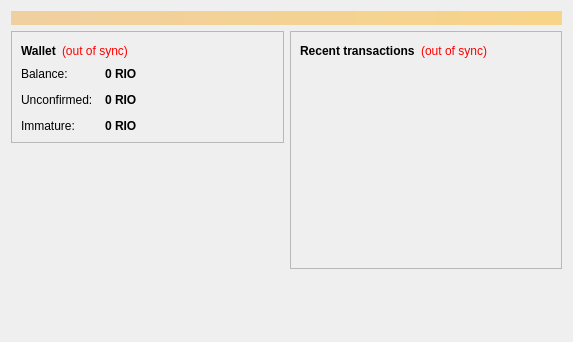
<?xml version="1.0" encoding="UTF-8"?>
<ui version="4.0">
 <class>OverviewPage</class>
 <widget class="QWidget" name="OverviewPage">
  <property name="geometry">
   <rect>
    <x>0</x>
    <y>0</y>
    <width>573</width>
    <height>342</height>
   </rect>
  </property>
  <property name="windowTitle">
   <string>Form</string>
  </property>
  <layout class="QVBoxLayout" name="topLayout">
   <item>
    <widget class="QLabel" name="labelAlerts">
     <property name="visible">
      <bool>false</bool>
     </property>
     <property name="styleSheet">
      <string notr="true">background-color: qlineargradient(x1: 0, y1: 0, x2: 1, y2: 0, stop:0 #F0D0A0, stop:1 #F8D488); color:#000000;</string>
     </property>
     <property name="wordWrap">
      <bool>true</bool>
     </property>
     <property name="margin">
      <number>3</number>
     </property>
    </widget>
   </item>
   <item>
    <layout class="QHBoxLayout" name="horizontalLayout" stretch="1,1">
     <item>
      <layout class="QVBoxLayout" name="verticalLayout_2">
       <item>
        <widget class="QFrame" name="frame">
         <property name="frameShape">
          <enum>QFrame::StyledPanel</enum>
         </property>
         <property name="frameShadow">
          <enum>QFrame::Raised</enum>
         </property>
         <layout class="QVBoxLayout" name="verticalLayout_4">
          <item>
           <layout class="QHBoxLayout" name="horizontalLayout_4">
            <item>
             <widget class="QLabel" name="label_5">
              <property name="font">
               <font>
                <weight>75</weight>
                <bold>true</bold>
               </font>
              </property>
              <property name="text">
               <string>Wallet</string>
              </property>
             </widget>
            </item>
            <item>
             <widget class="QLabel" name="labelWalletStatus">
              <property name="toolTip">
               <string>The displayed information may be out of date. Your wallet automatically synchronizes with the Riotoken network after a connection is established, but this process has not completed yet.</string>
              </property>
              <property name="styleSheet">
               <string notr="true">QLabel { color: red; }</string>
              </property>
              <property name="text">
               <string notr="true">(out of sync)</string>
              </property>
              <property name="alignment">
               <set>Qt::AlignLeading|Qt::AlignLeft|Qt::AlignVCenter</set>
              </property>
             </widget>
            </item>
            <item>
             <spacer name="horizontalSpacer_2">
              <property name="orientation">
               <enum>Qt::Horizontal</enum>
              </property>
              <property name="sizeHint" stdset="0">
               <size>
                <width>40</width>
                <height>20</height>
               </size>
              </property>
             </spacer>
            </item>
           </layout>
          </item>
          <item>
           <layout class="QFormLayout" name="formLayout_2">
            <property name="fieldGrowthPolicy">
             <enum>QFormLayout::AllNonFixedFieldsGrow</enum>
            </property>
            <property name="horizontalSpacing">
             <number>12</number>
            </property>
            <property name="verticalSpacing">
             <number>12</number>
            </property>
            <item row="0" column="0">
             <widget class="QLabel" name="label">
              <property name="text">
               <string>Balance:</string>
              </property>
             </widget>
            </item>
            <item row="0" column="1">
             <widget class="QLabel" name="labelBalance">
              <property name="font">
               <font>
                <weight>75</weight>
                <bold>true</bold>
               </font>
              </property>
              <property name="cursor">
               <cursorShape>IBeamCursor</cursorShape>
              </property>
              <property name="toolTip">
               <string>Your current balance</string>
              </property>
              <property name="text">
               <string notr="true">0 RIO</string>
              </property>
              <property name="textInteractionFlags">
               <set>Qt::LinksAccessibleByMouse|Qt::TextSelectableByKeyboard|Qt::TextSelectableByMouse</set>
              </property>
             </widget>
            </item>
            <item row="1" column="0">
             <widget class="QLabel" name="label_3">
              <property name="text">
               <string>Unconfirmed:</string>
              </property>
             </widget>
            </item>
            <item row="1" column="1">
             <widget class="QLabel" name="labelUnconfirmed">
              <property name="font">
               <font>
                <weight>75</weight>
                <bold>true</bold>
               </font>
              </property>
              <property name="cursor">
               <cursorShape>IBeamCursor</cursorShape>
              </property>
              <property name="toolTip">
               <string>Total of transactions that have yet to be confirmed, and do not yet count toward the current balance</string>
              </property>
              <property name="text">
               <string notr="true">0 RIO</string>
              </property>
              <property name="textInteractionFlags">
               <set>Qt::LinksAccessibleByMouse|Qt::TextSelectableByKeyboard|Qt::TextSelectableByMouse</set>
              </property>
             </widget>
            </item>
            <item row="2" column="0">
             <widget class="QLabel" name="labelImmatureText">
              <property name="text">
               <string>Immature:</string>
              </property>
             </widget>
            </item>
            <item row="2" column="1">
             <widget class="QLabel" name="labelImmature">
              <property name="font">
               <font>
                <weight>75</weight>
                <bold>true</bold>
               </font>
              </property>
              <property name="toolTip">
               <string>Mined balance that has not yet matured</string>
              </property>
              <property name="text">
               <string notr="true">0 RIO</string>
              </property>
              <property name="textInteractionFlags">
               <set>Qt::LinksAccessibleByMouse|Qt::TextSelectableByKeyboard|Qt::TextSelectableByMouse</set>
              </property>
             </widget>
            </item>
           </layout>
          </item>
         </layout>
        </widget>
       </item>
       <item>
        <spacer name="verticalSpacer">
         <property name="orientation">
          <enum>Qt::Vertical</enum>
         </property>
         <property name="sizeHint" stdset="0">
          <size>
           <width>20</width>
           <height>40</height>
          </size>
         </property>
        </spacer>
       </item>
      </layout>
     </item>
     <item>
      <layout class="QVBoxLayout" name="verticalLayout_3">
       <item>
        <widget class="QFrame" name="frame_2">
         <property name="frameShape">
          <enum>QFrame::StyledPanel</enum>
         </property>
         <property name="frameShadow">
          <enum>QFrame::Raised</enum>
         </property>
         <layout class="QVBoxLayout" name="verticalLayout">
          <item>
           <layout class="QHBoxLayout" name="horizontalLayout_2">
            <item>
             <widget class="QLabel" name="label_4">
              <property name="text">
               <string>&lt;b&gt;Recent transactions&lt;/b&gt;</string>
              </property>
             </widget>
            </item>
            <item>
             <widget class="QLabel" name="labelTransactionsStatus">
              <property name="toolTip">
               <string>The displayed information may be out of date. Your wallet automatically synchronizes with the Riotoken network after a connection is established, but this process has not completed yet.</string>
              </property>
              <property name="styleSheet">
               <string notr="true">QLabel { color: red; }</string>
              </property>
              <property name="text">
               <string notr="true">(out of sync)</string>
              </property>
              <property name="alignment">
               <set>Qt::AlignRight|Qt::AlignTrailing|Qt::AlignVCenter</set>
              </property>
             </widget>
            </item>
            <item>
             <spacer name="horizontalSpacer">
              <property name="orientation">
               <enum>Qt::Horizontal</enum>
              </property>
              <property name="sizeHint" stdset="0">
               <size>
                <width>40</width>
                <height>20</height>
               </size>
              </property>
             </spacer>
            </item>
           </layout>
          </item>
          <item>
           <widget class="QListView" name="listTransactions">
            <property name="styleSheet">
             <string notr="true">QListView { background: transparent; }</string>
            </property>
            <property name="frameShape">
             <enum>QFrame::NoFrame</enum>
            </property>
            <property name="verticalScrollBarPolicy">
             <enum>Qt::ScrollBarAlwaysOff</enum>
            </property>
            <property name="horizontalScrollBarPolicy">
             <enum>Qt::ScrollBarAlwaysOff</enum>
            </property>
            <property name="selectionMode">
             <enum>QAbstractItemView::NoSelection</enum>
            </property>
           </widget>
          </item>
         </layout>
        </widget>
       </item>
       <item>
        <spacer name="verticalSpacer_2">
         <property name="orientation">
          <enum>Qt::Vertical</enum>
         </property>
         <property name="sizeHint" stdset="0">
          <size>
           <width>20</width>
           <height>40</height>
          </size>
         </property>
        </spacer>
       </item>
      </layout>
     </item>
    </layout>
   </item>
  </layout>
 </widget>
 <resources/>
 <connections/>
</ui>
